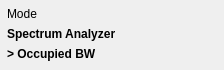
      <widget class="SA_ClickedWidget" name="widget_mode" native="true">
       <property name="geometry">
        <rect>
         <x>14</x>
         <y>20</y>
         <width>224</width>
         <height>70</height>
        </rect>
       </property>
       <property name="styleSheet">
        <string notr="true">/*******************indoor**********************/
#BitSA[status  =  &quot;indoor&quot;] QWidget
{
	border-radius:2px;	
	border:1px solid rgba(151,151,151,1);
}
#BitSA[status  =  &quot;indoor&quot;] QLabel
{
	border-style:flat;
	font-size:13px;
	color:rgb(255, 255, 255);
}
#BitSA[status  =  &quot;indoor&quot;] #lblmode
{
	color:rgba(240, 179, 29, 1);
}

/*******************outdoor**********************/
#BitSA[status  =  &quot;outdoor&quot;] QWidget
{
	border-radius:2px;	
	border:1px solid rgba(151,151,151,1);
}
#BitSA[status  =  &quot;outdoor&quot;] QLabel
{
	border-style:flat;
	font-size:13px;
		color:rgb(1,1,1);
}
#BitSA[status  =  &quot;outdoor&quot;] #lblmode
{
	color:rgba(240, 179, 29, 1);
}
/*******************night**********************/
#BitSA[status  =  &quot;night&quot;] QWidget
{
	border-radius:2px;	
	border:1px solid #948262;
}
#BitSA[status  =  &quot;night&quot;] QLabel
{
	border-style:flat;
	font-size:13px;
	color:#FBDBA7;
}
#BitSA[status  =  &quot;night&quot;] #lblmode
{
	color:#EB9912;
}</string>
       </property>
       <widget class="QLabel" name="lblmeasure">
        <property name="geometry">
         <rect>
          <x>7</x>
          <y>45</y>
          <width>201</width>
          <height>17</height>
         </rect>
        </property>
        <property name="styleSheet">
         <string notr="true">font-weight:bold;</string>
        </property>
        <property name="text">
         <string>&gt; Occupied BW</string>
        </property>
       </widget>
       <widget class="QLabel" name="lblmode">
        <property name="geometry">
         <rect>
          <x>7</x>
          <y>25</y>
          <width>201</width>
          <height>17</height>
         </rect>
        </property>
        <property name="styleSheet">
         <string notr="true">font-weight:bold;</string>
        </property>
        <property name="text">
         <string>Spectrum Analyzer</string>
        </property>
       </widget>
       <widget class="QLabel" name="lblmodetitle">
        <property name="geometry">
         <rect>
          <x>7</x>
          <y>5</y>
          <width>201</width>
          <height>17</height>
         </rect>
        </property>
        <property name="text">
         <string>Mode</string>
        </property>
       </widget>
      </widget>
